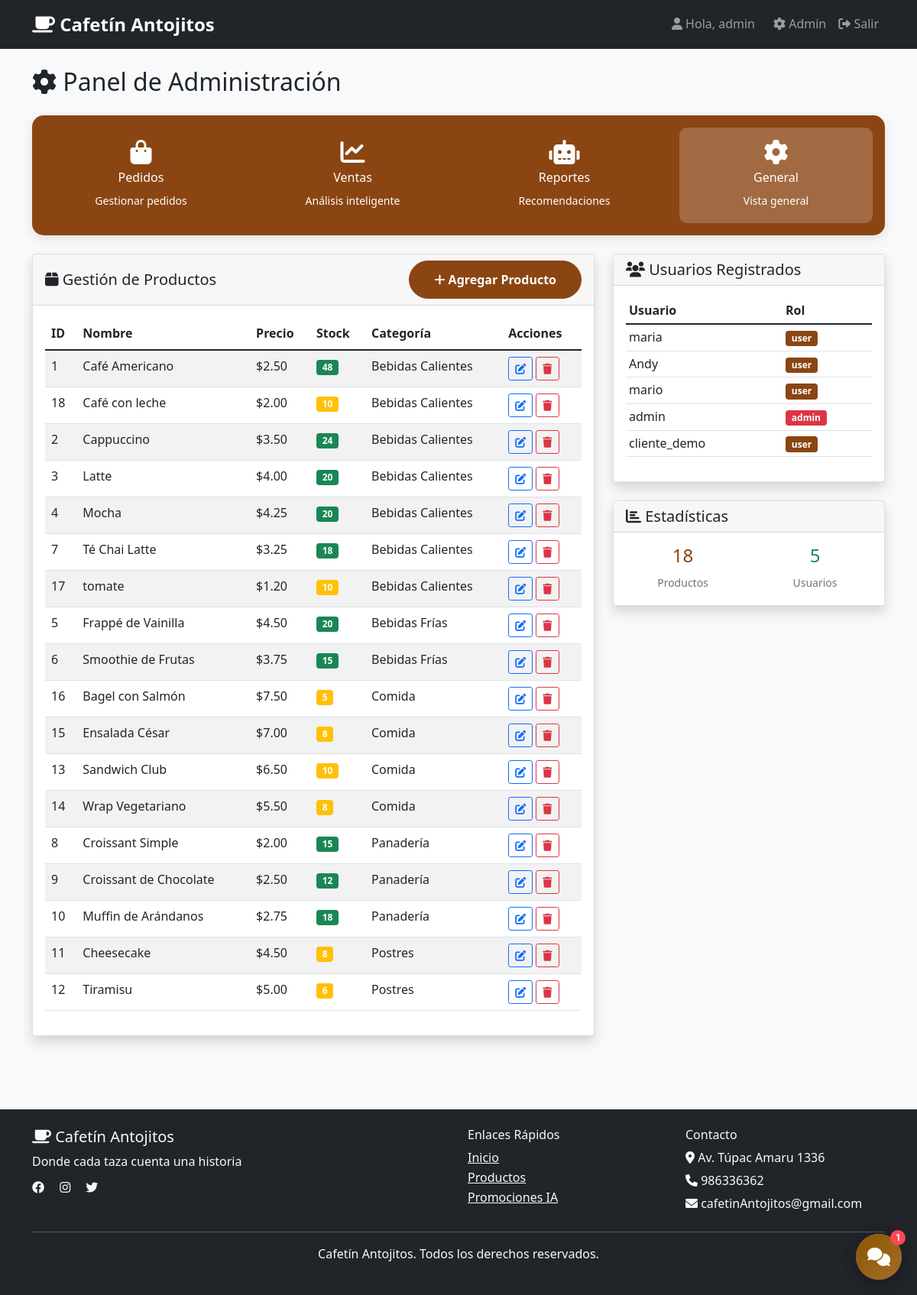
Page /admin (signed in) on the committed database.
### tables this page shows
CREATE TABLE productos (
            id INTEGER PRIMARY KEY AUTOINCREMENT,
            nombre TEXT NOT NULL,
            descripcion TEXT,
            precio REAL NOT NULL,
            imagen TEXT,
            categoria TEXT,
            stock INTEGER DEFAULT 0,
            popularidad INTEGER DEFAULT 0,
            created_at TIMESTAMP DEFAULT CURRENT_TIMESTAMP
        );

CREATE TABLE usuarios (
            id INTEGER PRIMARY KEY AUTOINCREMENT,
            username TEXT UNIQUE NOT NULL,
            email TEXT UNIQUE NOT NULL,
            password TEXT NOT NULL,
            role TEXT DEFAULT 'user',
            created_at TIMESTAMP DEFAULT CURRENT_TIMESTAMP
        );

### app.py (the view)
@app.route('/admin')
def admin():
    if 'user_id' not in session or session.get('role') != 'admin':
        flash('Acceso denegado', 'error')
        return redirect(url_for('index'))
    conn = get_db_connection()
    productos = conn.execute('SELECT * FROM productos ORDER BY categoria, nombre').fetchall()
    usuarios = conn.execute('SELECT id, username, email, role, created_at FROM usuarios ORDER BY created_at DESC').fetchall()
    ventas_por_categoria = conn.execute('''
        SELECT p.categoria, COUNT(*) as ventas, SUM(pd.cantidad * pd.precio_unitario) as ingresos
        FROM pedido_detalles pd
        JOIN productos p ON pd.producto_id = p.id
        GROUP BY p.categoria
        ORDER BY ingresos DESC
    ''').fetchall()
    productos_populares = conn.execute('''
        SELECT nombre, popularidad, stock
        FROM productos
        ORDER BY popularidad DESC
        LIMIT 10
    ''').fetchall()
    conn.close()
    return render_template('admin.html',
                         productos=productos,
                         usuarios=usuarios,
                         ventas_por_categoria=ventas_por_categoria,
                         productos_populares=productos_populares)

### app.py (called while the page is built)
def get_db_connection():
    conn = sqlite3.connect(DATABASE)
    conn.row_factory = sqlite3.Row
    return conn

### templates/admin.html (shortened to what this page needs)
{% extends "base.html" %}
{% block content %}
<div class="container py-4">
    <h2 class="mb-4">
        <i class="fas fa-cog"></i> Panel de Administración
    </h2>
    <div class="row mb-4">
        <div class="col-12">
            <div class="card admin-nav-card">
                <div class="card-body">
                    <div class="row text-center">
                        <div class="col-md-3">
                            <a href="{{ url_for('admin_pedidos') }}" class="admin-nav-link">
                                <i class="fas fa-shopping-bag fa-2x mb-2"></i>
                                <h6>Pedidos</h6>
                                <small class="text-muteds">Gestionar pedidos</small>
                            </a>
                        </div>
                        <div class="col-md-3">
                            <a href="{{ url_for('admin_ventas') }}" class="admin-nav-link">
                                <i class="fas fa-chart-line fa-2x mb-2"></i>
                                <h6>Ventas</h6>
                                <small class="text-muteds">Análisis inteligente</small>
                            </a>
                        </div>
                        <div class="col-md-3">
                            <a href="{{ url_for('admin_reportes') }}" class="admin-nav-link">
                                <i class="fas fa-robot fa-2x mb-2"></i>
                                <h6>Reportes</h6>
                                <small class="text-muteds">Recomendaciones</small>
                            </a>
                        </div>
                        <div class="col-md-3">
                            <a href="{{ url_for('admin') }}" class="admin-nav-link active">
                                <i class="fas fa-cog fa-2x mb-2"></i>
                                <h6>General</h6>
                                <small class="text-muteds">Vista general</small>
                            </a>
                        </div>
                    </div>
                </div>
            </div>
        </div>
    </div>
    <div class="row">
        <div class="col-lg-8">
            <div class="card shadow mb-4">
                <div class="card-header d-flex justify-content-between align-items-center">
                    <h5 class="mb-0">
                        <i class="fas fa-box"></i> Gestión de Productos
                    </h5>
                    <button class="btn btn-primary" data-bs-toggle="modal" data-bs-target="#addProductModal">
                        <i class="fas fa-plus"></i> Agregar Producto
                    </button>
                </div>
                <div class="card-body">
                    <div class="table-responsive">
                        <table class="table table-striped">
                            <thead>
                                <tr>
                                    <th>ID</th>
                                    <th>Nombre</th>
                                    <th>Precio</th>
                                    <th>Stock</th>
                                    <th>Categoría</th>
                                    <th>Acciones</th>
                                </tr>
                            </thead>
                            <tbody>
                                {% for producto in productos %}
                                <tr>
                                    <td>{{ producto.id }}</td>
                                    <td>{{ producto.nombre }}</td>
                                    <td>${{ "%.2f"|format(producto.precio) }}</td>
                                    <td>
                                        <span class="badge {% if producto.stock > 10 %}bg-success{% elif producto.stock > 0 %}bg-warning{% else %}bg-danger{% endif %}">
                                            {{ producto.stock }}
                                        </span>
                                    </td>
                                    <td>{{ producto.categoria }}</td>
                                    <td>
                                        <button class="btn btn-sm btn-outline-primary">
                                            <i class="fas fa-edit"></i>
                                        </button>
                                        <button class="btn btn-sm btn-outline-danger">
                                            <i class="fas fa-trash"></i>
                                        </button>
                                    </td>
                                </tr>
                                {% endfor %}
                            </tbody>
                        </table>
                    </div>
                </div>
            </div>
        </div>
        <div class="col-lg-4">
            <div class="card shadow">
                <div class="card-header">
                    <h5 class="mb-0">
                        <i class="fas fa-users"></i> Usuarios Registrados
                    </h5>
                </div>
                <div class="card-body">
                    <div class="table-responsive">
                        <table class="table table-sm">
                            <thead>
                                <tr>
                                    <th>Usuario</th>
                                    <th>Rol</th>
                                </tr>
                            </thead>
                            <tbody>
                                {% for usuario in usuarios %}
                                <tr>
                                    <td>{{ usuario.username }}</td>
                                    <td>
                                        <span class="badge {% if usuario.role == 'admin' %}bg-danger{% else %}bg-primary{% endif %}">
                                            {{ usuario.role }}
                                        </span>
                                    </td>
                                </tr>
                                {% endfor %}
                            </tbody>
                        </table>
                    </div>
                </div>
            </div>
            <div class="card shadow mt-4">
                <div class="card-header">
                    <h5 class="mb-0">
                        <i class="fas fa-chart-bar"></i> Estadísticas
                    </h5>
                </div>
                <div class="card-body">
                    <div class="row text-center">
                        <div class="col-6">
                            <h4 class="text-primary">{{ productos|length }}</h4>
                            <small class="text-muted">Productos</small>
                        </div>
                        <div class="col-6">
                            <h4 class="text-success">{{ usuarios|length }}</h4>
                            <small class="text-muted">Usuarios</small>
                        </div>
                    </div>
                </div>
            </div>
        </div>
    </div>
</div>
{% endblock %}

### templates/base.html (shortened to what this page needs)
<!DOCTYPE html>
<html lang="es">
<head>
    <link href="https://cdn.jsdelivr.net/npm/bootstrap@5.1.3/dist/css/bootstrap.min.css" rel="stylesheet">
    <link href="https://cdnjs.cloudflare.com/ajax/libs/font-awesome/6.0.0/css/all.min.css" rel="stylesheet">
    <link rel="stylesheet" href="{{ url_for('static', filename='style.css') }}">
</head>
<body>
    <nav class="navbar navbar-expand-lg navbar-dark bg-dark">
        <div class="container">
            <a class="navbar-brand" href="{{ url_for('index') }}">
                <i class="fas fa-coffee"></i> Cafetín Antojitos
            </a>
            <div class="collapse navbar-collapse" id="navbarNav">
                <div class="navbar-nav ms-auto">
                    {% if session.user_id %}
                        <span class="navbar-text me-3">
                            <i class="fas fa-user"></i> Hola, {{ session.username }}
                        </span>
                        {% if session.role == 'admin' %}
                            <a class="nav-link" href="{{ url_for('admin') }}">
                                <i class="fas fa-cog"></i> Admin
                            </a>
                        {% endif %}
                        <a class="nav-link" href="{{ url_for('logout') }}">
                            <i class="fas fa-sign-out-alt"></i> Salir
                        </a>
                    {% else %}
                        <a class="nav-link" href="{{ url_for('index') }}">
                            <i class="fas fa-home"></i> Inicio
                        </a>
                    {% endif %}
                </div>
            </div>
        </div>
    </nav>
    <main>
        {% block content %}{% endblock %}
    </main>
    <footer class="bg-dark text-light py-4 mt-5">
        <div class="container">
            <div class="row">
                <div class="col-md-6">
                    <h5><i class="fas fa-coffee"></i> Cafetín Antojitos</h5>
                    <p class="mb-2">Donde cada taza cuenta una historia</p>
                    <div class="social-links">
                        <a href="#" class="text-light me-3"><i class="fab fa-facebook"></i></a>
                        <a href="#" class="text-light me-3"><i class="fab fa-instagram"></i></a>
                        <a href="#" class="text-light me-3"><i class="fab fa-twitter"></i></a>
                    </div>
                </div>
                <div class="col-md-3">
                    <h6>Enlaces Rápidos</h6>
                    <ul class="list-unstyled">
                        <li><a href="{{ url_for('index') }}" class="text-light">Inicio</a></li>
                        {% if session.user_id %}
                            <li><a href="{{ url_for('user') }}" class="text-light">Productos</a></li>
                            <li><a href="{{ url_for('promociones') }}" class="text-light">Promociones IA</a></li>
                        {% endif %}
                    </ul>
                </div>
                <div class="col-md-3">
                    <h6>Contacto</h6>
                    <p class="mb-1"><i class="fas fa-map-marker-alt"></i> Av. Túpac Amaru 1336</p>
                    <p class="mb-1"><i class="fas fa-phone"></i> 986336362</p>
                    <p class="mb-0"><i class="fas fa-envelope"></i> cafetinAntojitos@gmail.com</p>
                </div>
            </div>
            <hr class="my-3">
            <div class="text-center">
                <p>Cafetín Antojitos. Todos los derechos reservados.</p>
            </div>
        </div>
    </footer>
    <div id="chatbot-test" style="position: fixed; bottom: 20px; right: 20px; z-index: 10000;">
        <div style="width: 60px; height: 60px; background: linear-gradient(135deg, #667eea 0%, #764ba2 100%); border-radius: 50%; display: flex; align-items: center; justify-content: center; color: white; font-size: 24px; cursor: pointer; box-shadow: 0 4px 20px rgba(0, 0, 0, 0.15); animation: pulse 2s infinite;" onclick="alert('¡Chatbot funcionando! El chatbot completo se carga con JavaScript.')">
            <i class="fas fa-comments"></i>
        </div>
    </div>
</body>
</html>

### static/style.css (style rules this page uses)
:root { --primary-color: #8b4513; --secondary-color: #d2691e; --accent-color: #f4a460; --dark-color: #2c1810; --light-color: #f5f5dc; --success-color: #28a745; --danger-color: #dc3545; --warning-color: #ffc107; --info-color: #17a2b8; }
* { box-sizing: border-box; }
body { font-family: "Segoe UI", Tahoma, Geneva, Verdana, sans-serif; background-color: #f8f9fa; line-height: 1.6; }
.navbar-brand { font-weight: bold; font-size: 1.5rem; }
.btn-primary { background-color: var(--primary-color); border-color: var(--primary-color); border-radius: 25px; padding: 0.75rem 2rem; font-weight: 600; transition: all 0.3s ease; }
footer { background: var(--dark-color) !important; margin-top: auto; }
.card { transition: all 0.3s ease; }
.text-primary { color: var(--primary-color) !important; }
.bg-primary { background-color: var(--primary-color) !important; }

### templates/admin.html (style rules this page uses)
.admin-nav-card { background: linear-gradient(135deg, #8b4513 0%, #8b4513 100%); color: white; border: none; border-radius: 15px; box-shadow: 0 4px 15px rgba(0, 0, 0, 0.1); }
.text-muteds { color: white; }
.admin-nav-link { color: white; text-decoration: none; display: block; padding: 1rem; border-radius: 10px; transition: all 0.3s ease; }
.admin-nav-link.active { background: rgba(255, 255, 255, 0.2); }

### rows in the picture
productos: id "1", nombre "Café Americano", precio "2.50", stock "48", categoria "Bebidas Calientes"
productos: id "18", nombre "Café con leche", precio "2.00", stock "10", categoria "Bebidas Calientes"
productos: id "2", nombre "Cappuccino", precio "3.50", stock "24", categoria "Bebidas Calientes"
productos: id "3", nombre "Latte", precio "4.00", stock "20", categoria "Bebidas Calientes"
productos: id "4", nombre "Mocha", precio "4.25", stock "20", categoria "Bebidas Calientes"
productos: id "7", nombre "Té Chai Latte", precio "3.25", stock "18", categoria "Bebidas Calientes"
productos: id "17", nombre "tomate", precio "1.20", stock "10", categoria "Bebidas Calientes"
productos: id "5", nombre "Frappé de Vainilla", precio "4.50", stock "20", categoria "Bebidas Frías"
productos: id "6", nombre "Smoothie de Frutas", precio "3.75", stock "15", categoria "Bebidas Frías"
productos: id "16", nombre "Bagel con Salmón", precio "7.50", stock "5", categoria "Comida"
productos: id "15", nombre "Ensalada César", precio "7.00", stock "8", categoria "Comida"
productos: id "13", nombre "Sandwich Club", precio "6.50", stock "10", categoria "Comida"
productos: id "14", nombre "Wrap Vegetariano", precio "5.50", stock "8", categoria "Comida"
productos: id "8", nombre "Croissant Simple", precio "2.00", stock "15", categoria "Panadería"
productos: id "9", nombre "Croissant de Chocolate", precio "2.50", stock "12", categoria "Panadería"
productos: id "10", nombre "Muffin de Arándanos", precio "2.75", stock "18", categoria "Panadería"
productos: id "11", nombre "Cheesecake", precio "4.50", stock "8", categoria "Postres"
productos: id "12", nombre "Tiramisu", precio "5.00", stock "6", categoria "Postres"
usuarios: username "maria", role "user"
usuarios: username "Andy", role "user"
usuarios: username "mario", role "user"
usuarios: username "admin", role "admin"
usuarios: username "cliente_demo", role "user"

### other values in the picture
{{ session.username }} "admin"
{{ productos|length }} "18"
{{ usuarios|length }} "5"
